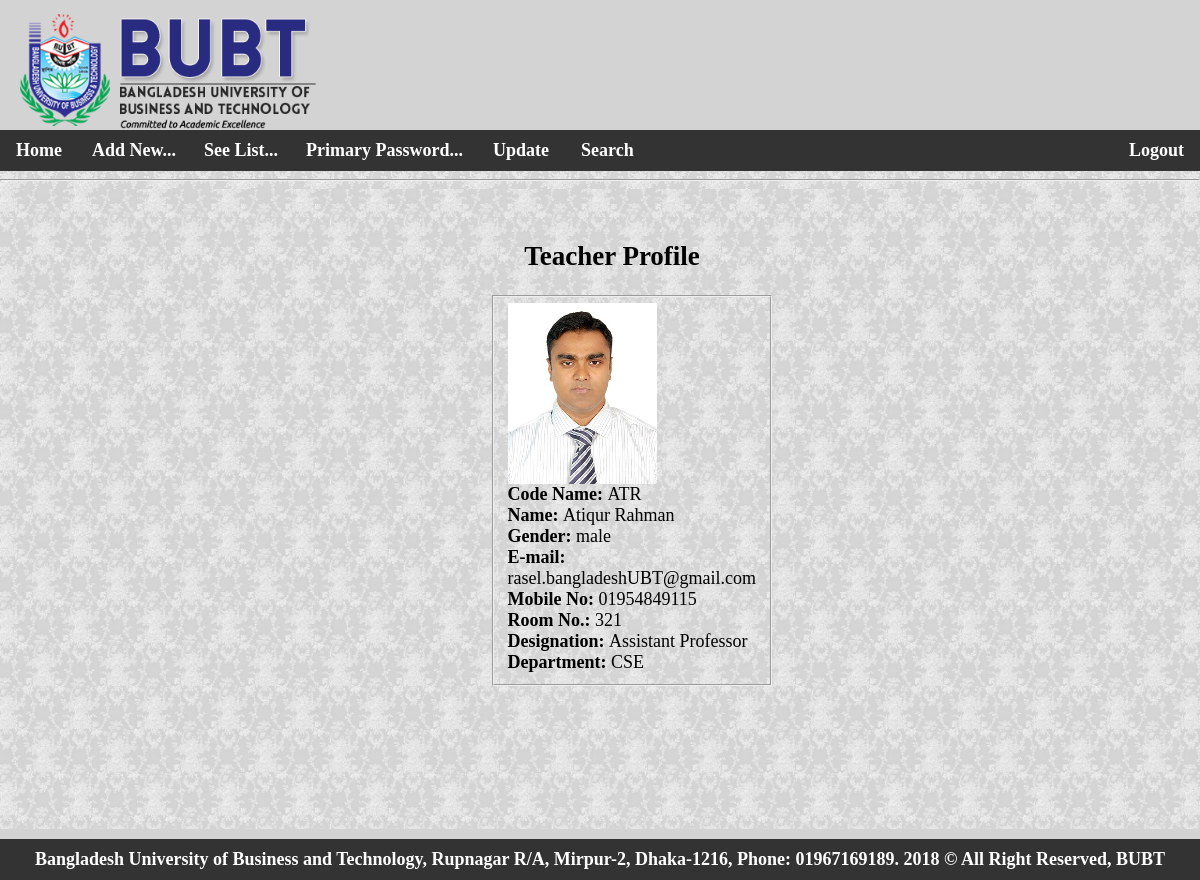
Page /teach_pro.php?id=ATR (signed in) on the committed database.
### tables this page shows
CREATE TABLE `teacher` (
  `id` int(11) NOT NULL,
  `t_name` varchar(255) NOT NULL,
  `code_name` varchar(255) NOT NULL,
  `gender` varchar(255) NOT NULL,
  `email` varchar(255) NOT NULL,
  `mobile` varchar(100) NOT NULL,
  `room` int(100) NOT NULL,
  `designation` varchar(100) NOT NULL,
  `department` varchar(255) NOT NULL,
  `password` varchar(255) NOT NULL,
  `image` varchar(255) DEFAULT NULL
);

### teach_pro.php (the view, shortened to what this page needs)
<?php
$conn= mysqli_connect("localhost", "root", "", "course_list");
if($conn-> connect_error){
die("connection failed".$conn-> connect_error);
}
else{
	if (isset($_SESSION['user'])){$id = $_SESSION['user'];
	$code_name=$_GET['id'];
	$sql= "select t_name,code_name,gender,email,mobile,room,designation,department,image from teacher
	WHERE code_name = '$code_name'";
$result = $conn-> query($sql);
}
}
?>
<!DOCTYPE>
<html>
<head>
</head>
<body>
<?php
include "admin_header.php";
?>
<div class="bg-img">
<div>
<?php
$row = $result-> fetch_assoc();
?>
<form method="POST" class="container" enctype="multipart/form-data">
<h2 style="font-family:cambria math" align="center">Teacher Profile</h2>
<fieldset>
<img class="img-responsive" style="width:60%;" src="teacher_images/<?php  echo $row["image"];?>">
</img><br>
<label for="code_name">Code Name: </label><?php echo $row['code_name'];?><br>
<label for="t_name">Name: </label><?php echo $row['t_name'];?><br>
<label for="gender">Gender: </label><?php echo $row['gender'];?><br>
<label for="email">E-mail: </label><?php echo $row['email']; ?><br>
<label for="mobile">Mobile No: </label><?php echo $row['mobile']; ?><br>
<label for="room">Room No.: </label><?php echo $row['room']; ?><br>
<label for="designation">Designation: </label><?php echo $row['designation']; ?><br>
<label for="department">Department: </label><?php echo $row['department']; ?><br>
</fieldset>
</form>
</div>
</div>
<div class="footer">
  <ul><b>
  <li3><a>Bangladesh University of Business and Technology, Rupnagar R/A, Mirpur-2, Dhaka-1216, Phone: 01967169189. 2018 &#169; All Right Reserved, BUBT</a></li3>
</ul>
</div>
</body>
</html>

### style11.php (style rules this page uses)
body { margin: 0; padding:0; height:100%; background-image:url("images/wall8.jpg"); background-size: cover; font-family: cambria math; }
ul { list-style-type: none; //margin: -3px; margin-top: 0px; margin-bottom: -10px; margin-right: -16px; margin-left: -16px; padding: 0px; overflow: hidden; background-color: #333; font-size: 18px; }
li3 { float: center; }
li3 a { display: block; color: white; text-align: center; padding: 10px 16px; text-decoration: none; font-size:18px; }
* { box-sizing: border-box; }
.bg-img { background-image: url("images/wall8.jpg"); height:80%; //min-height: 600px; //background-position: center; background-repeat: no-repeat; background-size: cover; position: relative; }
.footer { padding: 10px 16px; color:black; background:lightgray; }
.container { position: absolute; height:100%; width: 22%; margin-left: 40%; margin-right: 40%; margin-top: 20px; padding: 10px; font-size: 18px; height: 0px; }
label { font-family:cambria math; font-weight: bold; font-size:18px; }

### rows in the picture
teacher: image (picture), code_name "ATR", t_name "Atiqur Rahman", gender "male", email "rasel.bangladeshUBT@gmail.com", mobile "01954849115", room "321", designation "Assistant Professor", department "CSE"
